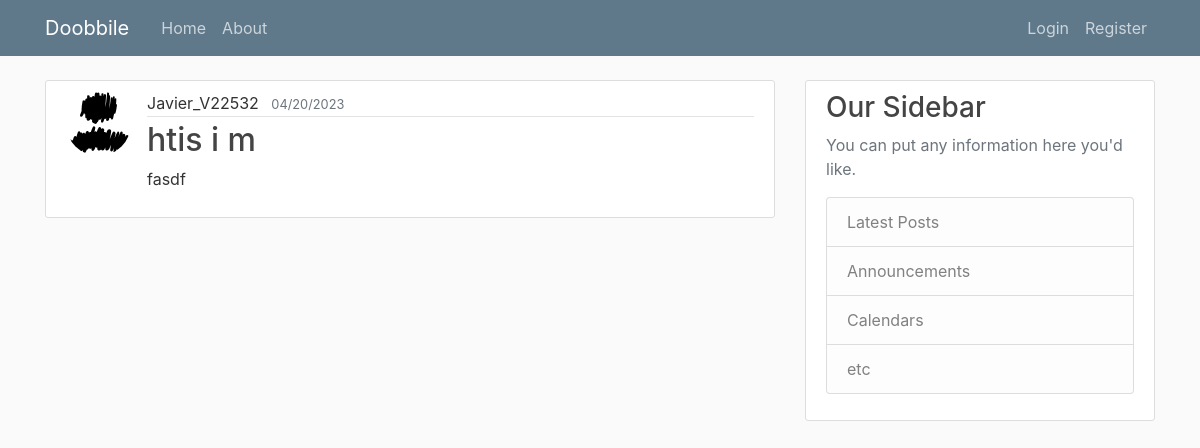
/post/1, run on an earlier commit of the app's database.
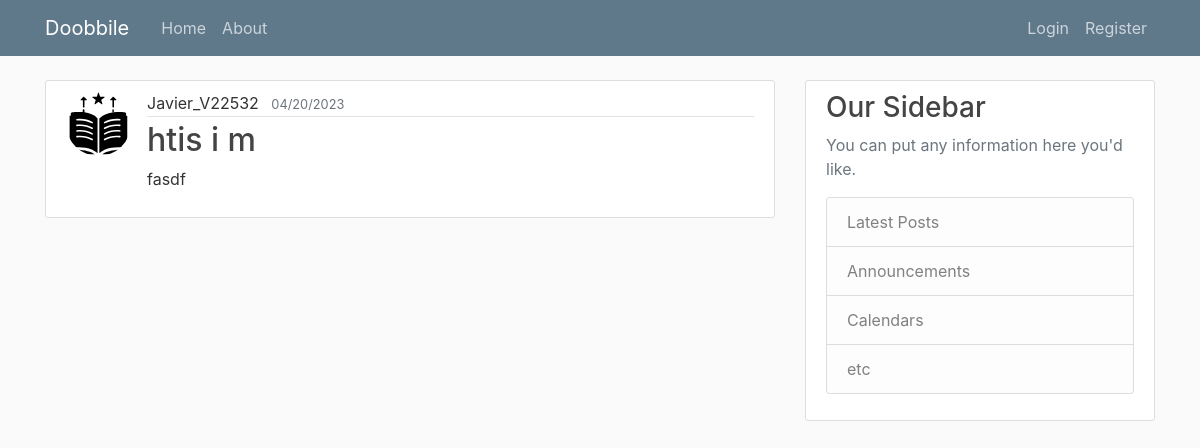
And on a later commit of the database.
### doobbile_app/models.py (models this page shows, shortened)
class User(db.Model, UserMixin):
    id = db.Column(db.Integer, primary_key=True)
    username = db.Column(db.String(20), unique=True, nullable=False)
    email = db.Column(db.String(120), unique=True, nullable=False)
    image_file = db.Column(db.String(20), nullable=False,
                           default='default.svg')
    password = db.Column(db.String(60), nullable=False)
    posts = db.relationship('Post', backref='author', lazy=True)

### doobbile_app/posts/routes.py (the view)
@posts.route("/post/<int:post_id>")
def doobbile(post_id):
    post = Post.query.get_or_404(post_id)
    return render_template('doobbile.html', title=post.title, post=post)

### doobbile_app/templates/doobbile.html (shortened to what this page needs)
{% extends "layout.html" %}
{% block content %}
    <div class="media content-section">
      <img class="rounded-circle post-img" src="{{ url_for('static', filename ='profile_pics/' + post.author.image_file) }}">
        <div class="media-body">
          <div class="post-metadata">
            <a class="mr-2" href="{{url_for('users.user_posts', username=post.author.username)}}">{{ post.author.username }}</a>
            <small class="text-muted">{{ post.date_posted.strftime("%m/%d/%Y") }}</small>
          </div>
          <h2 class="post-title">{{ post.title }}</a></h2>
          <p class="post-content">{{ post.content }}</p>
        </div>
    </div>
{% endblock content %}

What changed in the data, as far as the page shows it:
changed User "Javier_V22532": image_file: picture added in place of a placeholder
